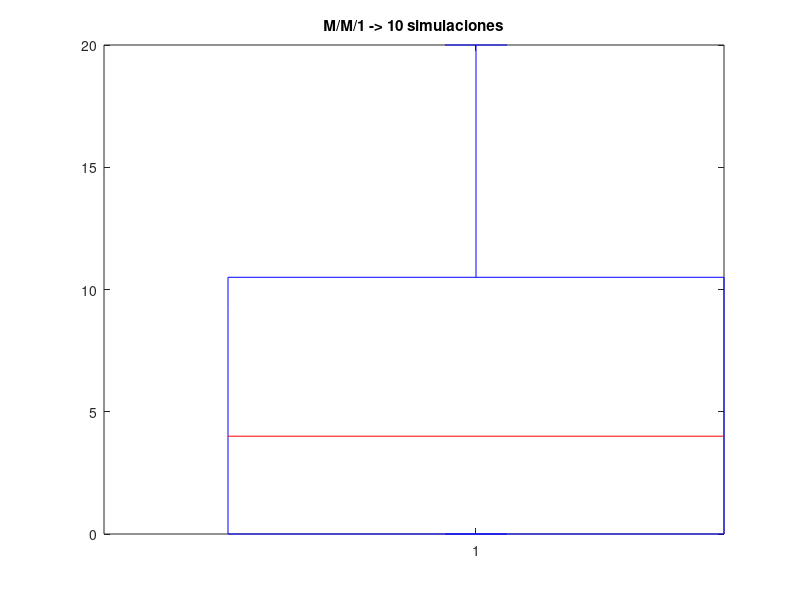
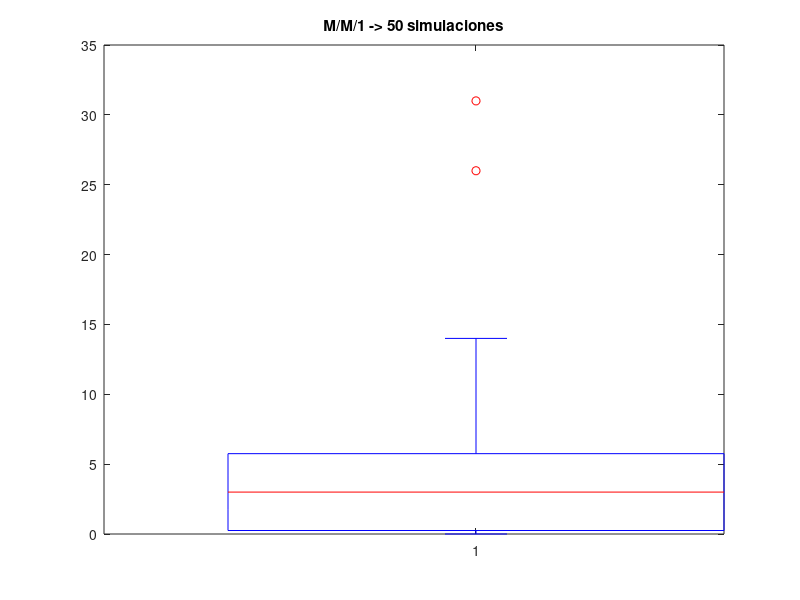
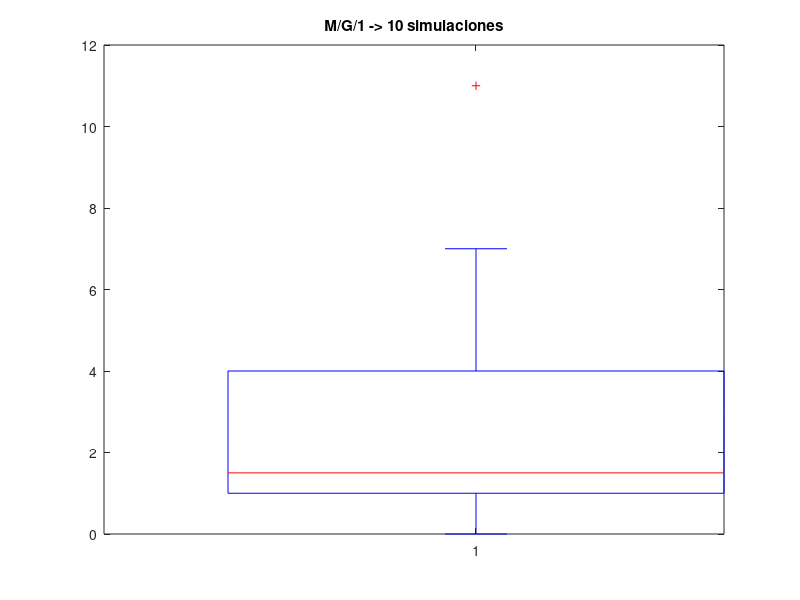
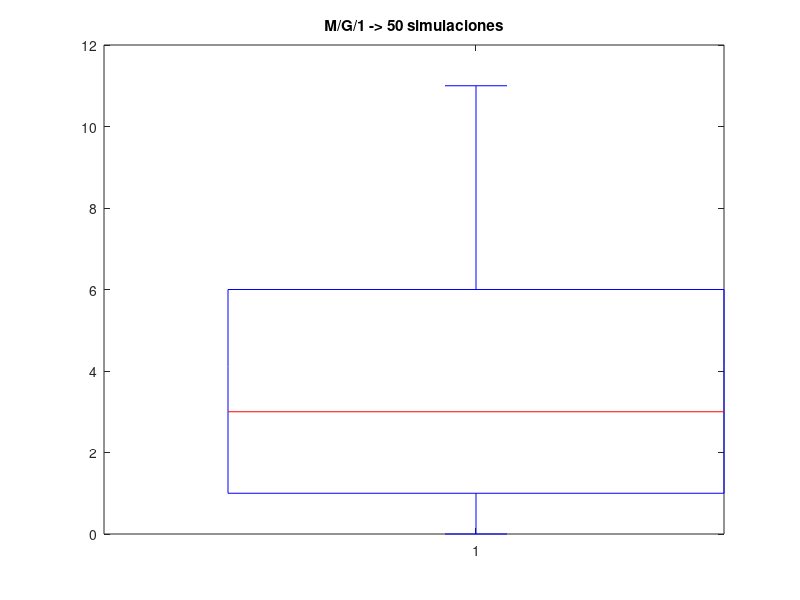

The MATLAB source for these figures, in order:
clear;
close all;
clf;
% cargamos los ficheros con las muestras
mm1_10000 = load('p2d_mm1/output_Q.csv');
mg1_10000 = load('p2d_mg1/output_Q.csv');

% N = 10
index = randperm(10000);
mm1_10000_shuf = mm1_10000(index);
mg1_10000_shuf = mg1_10000(index);
mm1_10 = mm1_10000_shuf(1:10);
mg1_10 = mg1_10000_shuf(1:10);

% N = 50
index = randperm(10000);
mm1_10000_shuf = mm1_10000(index);
mg1_10000_shuf = mg1_10000(index);
mm1_50 = mm1_10000_shuf(1:50);
mg1_50 = mg1_10000_shuf(1:50);

% ahora que tenemos todas las medias muestrales para 10, 50, 100 y 200
% visualizamos las boxplot en busca de outliers y asimetrias
figure(1);
boxplot(mm1_10);
title("M/M/1 -> 10 simulaciones");

figure(2);
boxplot(mm1_50);
title("M/M/1 -> 50 simulaciones");

figure(3);
boxplot(mg1_10);
title("M/G/1 -> 10 simulaciones");

figure(4);
boxplot(mg1_50);
title("M/G/1 -> 50 simulaciones");